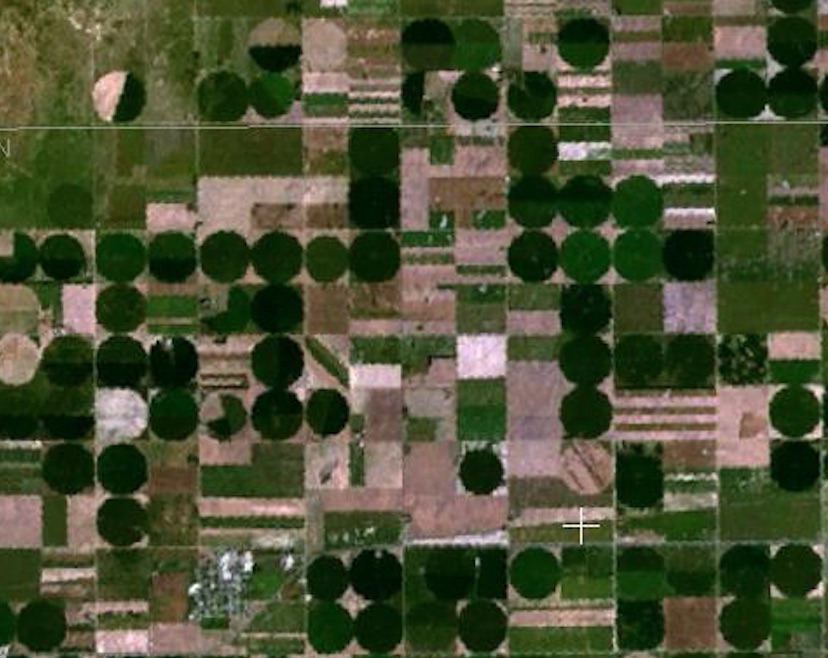
#> input picture 2-Convolution-Filters-and-Edge-Detection/images/round_farms.jpg, 828 x 658 px
$ jupyter execute 7-Hough-circles.ipynb   (shell and % lines are left out)
#> lines starting #> are read from the running program, lines starting #| are printed output that depends on the picture; after the words box and inside, x2 and y2 are one past the last pixel; in counts of white or black regions, pixels touching at a corner belong together
## Hough Circle Detection

### Importing Libraries

[cell 1]
import numpy as np
import matplotlib.pyplot as plt
import cv2

### Displaying the Image

[cell 2]
# Read in the image
image = cv2.imread('images/round_farms.jpg')
#> image is the input picture: shape (658, 828, 3); mean B, G, R 53.6, 81.1, 76.2

# Change color to RGB (from BGR)
image = cv2.cvtColor(image, cv2.COLOR_BGR2RGB)

plt.imshow(image);

[cell 3]
# Applying Gaussian Blur
gray = cv2.cvtColor(image,cv2.COLOR_BGR2GRAY)
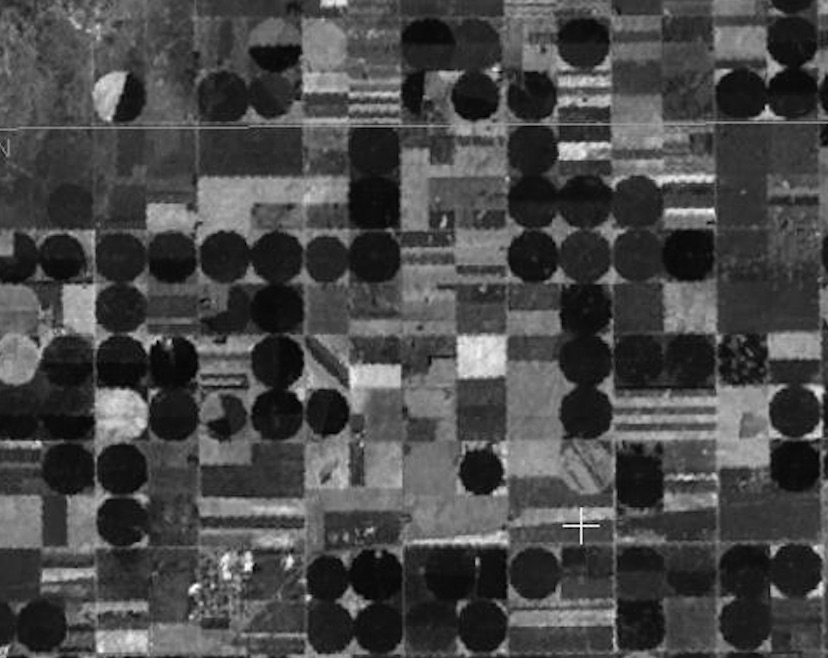
#> gray: shape (658, 828); min 0, max 255, mean 72.4
gray_blur = cv2.GaussianBlur(gray, (3, 3), 0)

plt.imshow(gray_blur, cmap='gray');

### HoughCircles function

`HoughCircles` takes in a few things as its arguments:
* an input image, detection method (Hough gradient), resolution factor between the detection and image (1),
* minDist - the minimum distance between circles
* param1 - the higher value for performing Canny edge detection
* param2 - threshold for circle detection, a smaller value --> more circles will be detected
* min/max radius for detected circles

[cell 4]
# Copying image to draw circles
circles_im = np.copy(image)

# Detecting Hough Circles
circles = cv2.HoughCircles(gray_blur, cv2.HOUGH_GRADIENT, 1,
                           minDist=40,
                           param1=150,
                           param2=16,
                           minRadius=20,
                           maxRadius=45)
#> circles = 58 rows, first 8: [474.5, 95.5, 25.2], [249.5, 572.5, 44.4], [222.5, 255.5, 27.3], [741.5, 94.5, 26.4], [236.5, 410.5, 37.7], [586.5, 413.5, 26.6], [61.5, 256.5, 23.2], [326.5, 258.5, 23]

# Converting circles type
circles = np.uint16(np.around(circles))
#> circles = 58 rows, first 8: [474, 96, 25], [250, 572, 44], [222, 256, 27], [742, 94, 26], [236, 410, 38], [586, 414, 27], [62, 256, 23], [326, 258, 23]

# Drawing Circles
for i in circles[0,:]:
    # draw the outer circle
    cv2.circle(circles_im,(i[0],i[1]),i[2],(0,255,0),2)
    # draw the center of the circle
    cv2.circle(circles_im,(i[0],i[1]),2,(0,0,255),3)
#> this loop made 58 passes
#> i on passes 1 to 12: [474, 96, 25], [250, 572, 44], [222, 256, 27], [742, 94, 26], [236, 410, 38], [586, 414, 27], [62, 256, 23], [326, 258, 23], [124, 520, 28], [326, 412, 23], [528, 96, 29], [534, 570, 29]
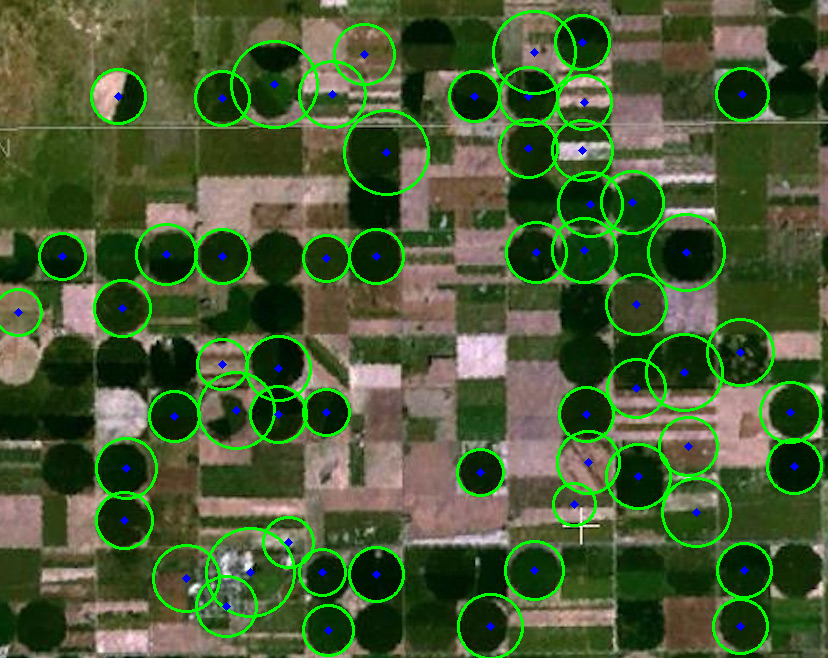
#> circles_im: shape (658, 828, 3); mean R, G, B 71.4, 90.7, 51.2

print('Circles shape: ', circles.shape)
#| Circles shape:  (1, 58, 3)

fig, (ax1, ax2) = plt.subplots(1, 2, figsize=(20,10))
ax1.set_title('Original Image')
ax1.imshow(image);
ax2.set_title('Hough Transformed')
ax2.imshow(circles_im);
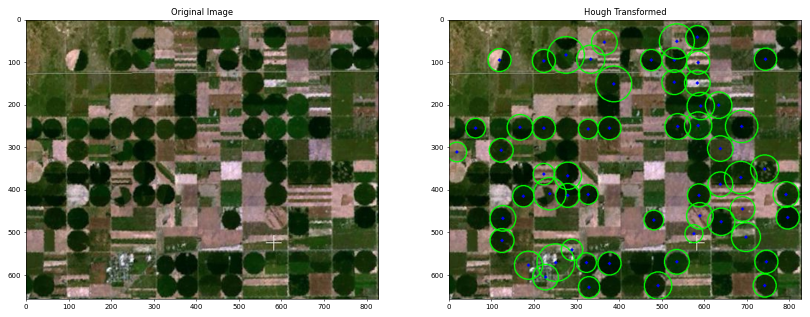
#> figure drawn by matplotlib, 2 panels

$ run again, with 2-Convolution-Filters-and-Edge-Detection/images/birds.jpg copied over 2-Convolution-Filters-and-Edge-Detection/images/round_farms.jpg
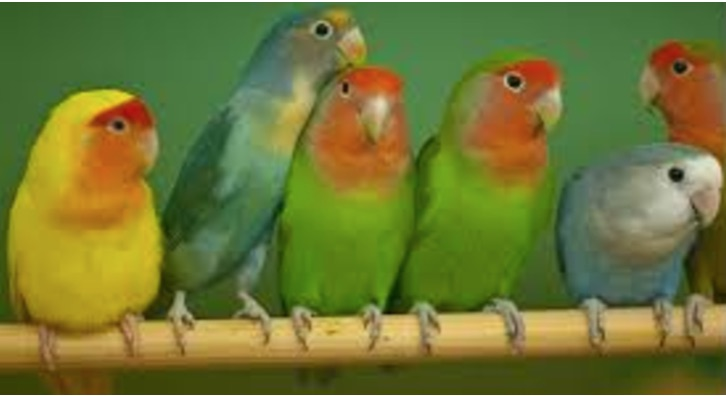
#> input picture 2-Convolution-Filters-and-Edge-Detection/images/birds.jpg, 726 x 396 px
#> image is the input picture: shape (396, 726, 3); mean B, G, R 52.2, 118.2, 111.1
#> `gray = cv2.cvtColor(image,cv2.COLOR_BGR2GRAY)`:
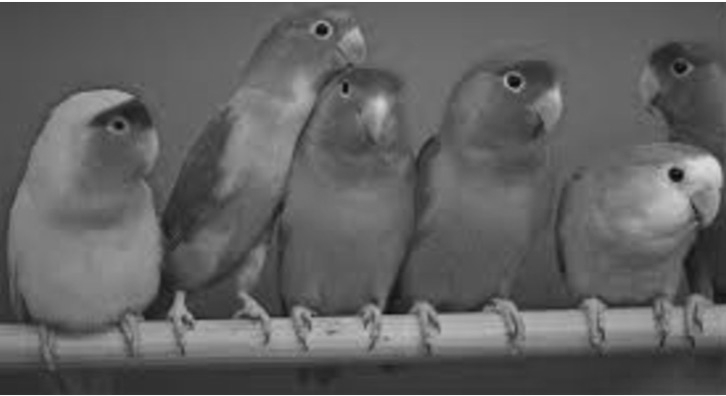
#> gray: shape (396, 726); min 7, max 255, mean 97.7
#> `circles = cv2.HoughCircles(gray_blur, cv2.HOUGH_GRADIENT, 1, minDist=4..`: circles = [[488.5, 332.5, 26.4], [693.5, 195.5, 26]]
#> `circles = np.uint16(np.around(circles))`: circles = [[488, 332, 26], [694, 196, 26]]
#> the loop `for i in circles[0,:]:` made 2 passes
#| Circles shape:  (1, 2, 3)
#> `[cell 4] # Copying image to draw circles circles_im = np.copy(image)  ..`:
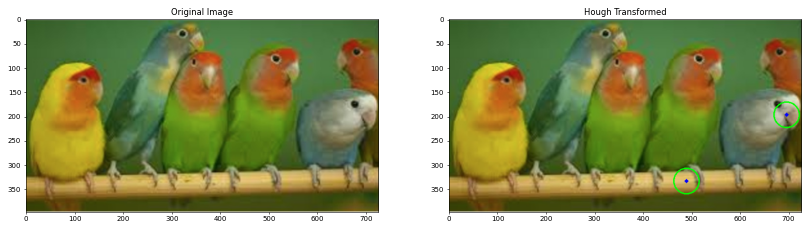
#> figure drawn by matplotlib, 2 panels

$ run again, with 2-Convolution-Filters-and-Edge-Detection/images/brain_MR.jpg copied over 2-Convolution-Filters-and-Edge-Detection/images/round_farms.jpg
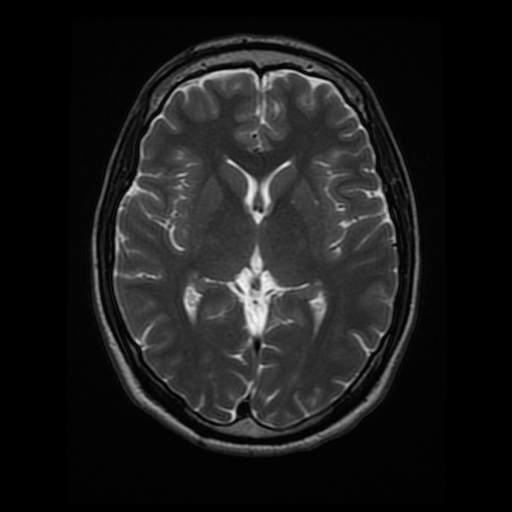
#> input picture 2-Convolution-Filters-and-Edge-Detection/images/brain_MR.jpg, 512 x 512 px
#> image is the input picture: shape (512, 512, 3); min 0, max 247, mean 26.9
#> `circles = cv2.HoughCircles(gray_blur, cv2.HOUGH_GRADIENT, 1, minDist=4..`: circles = 19 rows, first 8: [318.5, 107.5, 44.4], [278.5, 389.5, 41.1], [194.5, 97.5, 37.7], [217.5, 390.5, 36.6], [375.5, 259.5, 43.3], [355.5, 159.5, 44.4], [180.5, 350.5, 41.1], [301.5, 203.5, 43.3]
#> `circles = np.uint16(np.around(circles))`: circles = 19 rows, first 8: [318, 108, 44], [278, 390, 41], [194, 98, 38], [218, 390, 37], [376, 260, 43], [356, 160, 44], [180, 350, 41], [302, 204, 43]
#> the loop `for i in circles[0,:]:` made 19 passes
#> after the loop `for i in circles[0,:]:`:
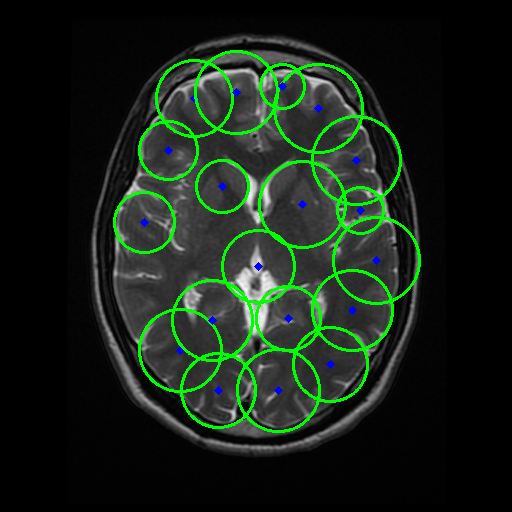
#> circles_im: shape (512, 512, 3); 5.01% of pixels changed, all inside (x1, y1, x2, y2) = (113, 50, 421, 433)
#| Circles shape:  (1, 19, 3)
#> `[cell 4] # Copying image to draw circles circles_im = np.copy(image)  ..`:
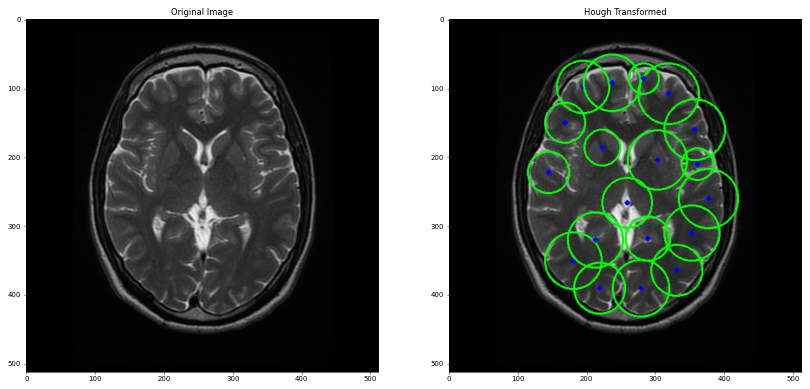
#> figure drawn by matplotlib, 2 panels

$ run again, with 2-Convolution-Filters-and-Edge-Detection/images/city_hall.jpg copied over 2-Convolution-Filters-and-Edge-Detection/images/round_farms.jpg
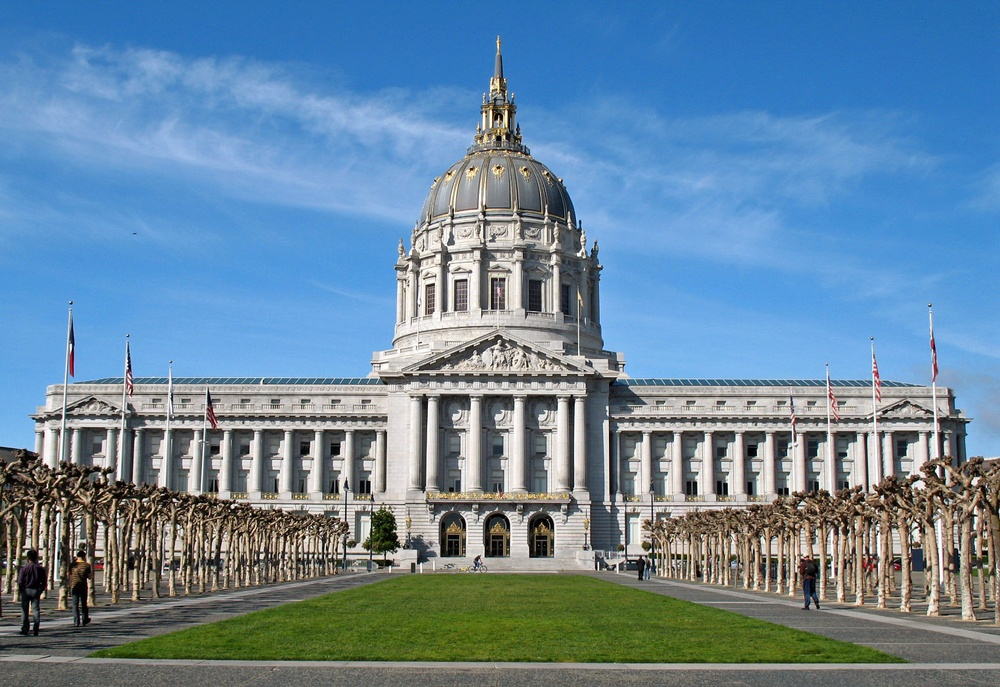
#> input picture 2-Convolution-Filters-and-Edge-Detection/images/city_hall.jpg, 1000 x 687 px, shrunk from 1524 x 1047 before the run
#> image is the input picture: shape (687, 1000, 3); mean B, G, R 158.6, 135, 104.5
#> `gray = cv2.cvtColor(image,cv2.COLOR_BGR2GRAY)`:
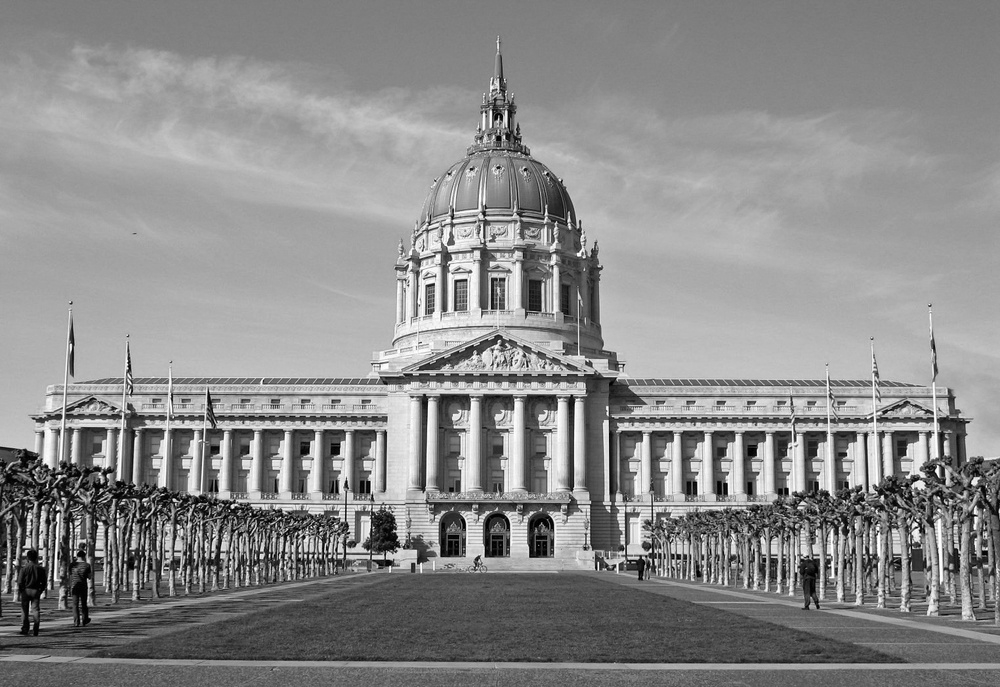
#> gray: shape (687, 1000); min 0, max 255, mean 138.6
#> `circles = cv2.HoughCircles(gray_blur, cv2.HOUGH_GRADIENT, 1, minDist=4..`: circles = 114 rows, first 8: [909.5, 544.5, 44.4], [836.5, 546.5, 44.4], [160.5, 535.5, 44.4], [285.5, 535.5, 44.4], [750.5, 548.5, 44.4], [227.5, 548.5, 44.4], [118.5, 539.5, 44.4], [699.5, 524.5, 44.4]
#> `circles = np.uint16(np.around(circles))`: circles = 114 rows, first 8: [910, 544, 44], [836, 546, 44], [160, 536, 44], [286, 536, 44], [750, 548, 44], [228, 548, 44], [118, 540, 44], [700, 524, 44]
#> the loop `for i in circles[0,:]:` made 114 passes
#| Circles shape:  (1, 114, 3)
#> `[cell 4] # Copying image to draw circles circles_im = np.copy(image)  ..`:
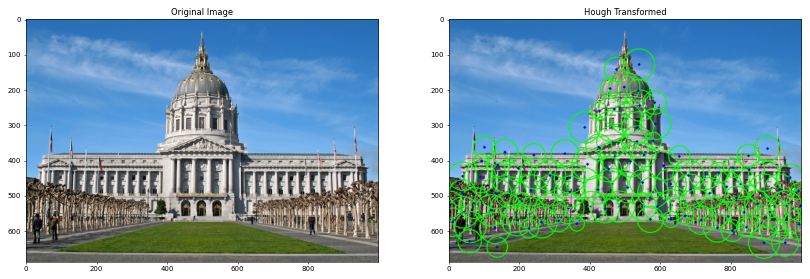
#> figure drawn by matplotlib, 2 panels
